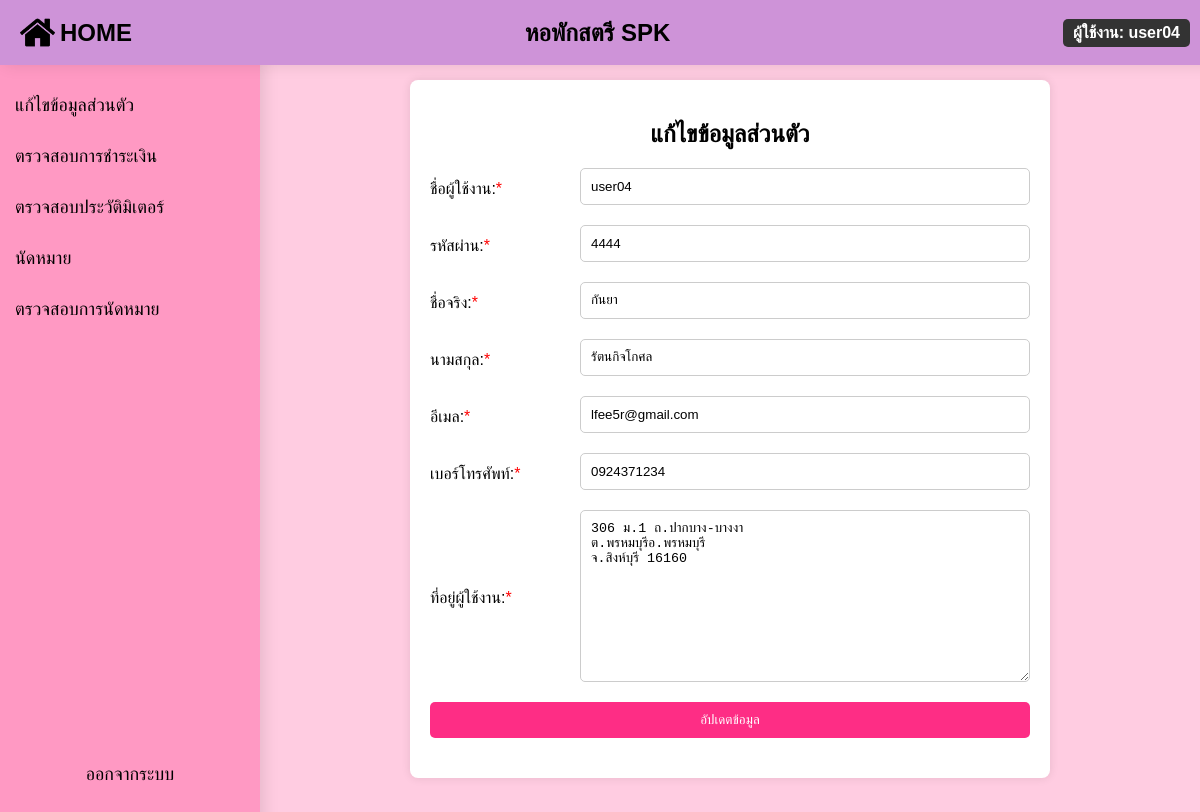
The page /edit_user.php (signed in) on the database its author committed.
### tables this page shows
CREATE TABLE `user` (
  `user_id` varchar(11) NOT NULL,
  `first_name` varchar(50) NOT NULL,
  `last_name` varchar(50) NOT NULL,
  `password` varchar(16) NOT NULL,
  `email` varchar(40) NOT NULL,
  `phone` varchar(10) NOT NULL,
  `user_address` text NOT NULL
);

### edit_user.php (the view, shortened to what this page needs)
<?php
include('condb.php');
$user = null;
$username = $_SESSION['username'];
$sql = "SELECT * FROM user WHERE user_id = ?";
if ($stmt = $conn->prepare($sql)) {
    $stmt->bind_param("s", $username);
    $stmt->execute();
    $result = $stmt->get_result();
    $user = $result->fetch_assoc();
}
?>
<!DOCTYPE html>
<html lang="en">
<head>
</head>
<body>
    <?php include('user_sidebar.php'); ?>
    <div class="content">
        <?php if ($user): ?>
            <form method="post" action="">
            <h2>แก้ไขข้อมูลส่วนตัว</h2>
                <div class="form-group">
                    <label for="username">ชื่อผู้ใช้งาน:<span style="color: red;">*</span></label>
                    <input type="text" id="username" name="username" value="<?php echo $user['user_id']; ?>" readonly>
                </div>
                <div class="form-group">
                    <label for="password">รหัสผ่าน:<span style="color: red;">*</span></label>
                    <input type="text" id="password" name="password" placeholder="รหัสผ่าน" value="<?php echo $user['password']; ?>" required>
                </div>
                <div class="form-group">
                    <label for="first_name">ชื่อจริง:<span style="color: red;">*</span></label>
                    <input type="text" id="first_name" name="first_name" placeholder="ชื่อจริง" value="<?php echo $user['first_name']; ?>" required>
                </div>
                <div class="form-group">
                    <label for="last_name">นามสกุล:<span style="color: red;">*</span></label>
                    <input type="text" id="last_name" name="last_name" placeholder="นามสกุล" value="<?php echo $user['last_name']; ?>" required>
                </div>
                <div class="form-group">
                    <label for="email">อีเมล:<span style="color: red;">*</span></label>
                    <input type="email" id="email" name="email" placeholder="อีเมล" value="<?php echo $user['email']; ?>" required>
                </div>
                <div class="form-group">
                    <label for="phone">เบอร์โทรศัพท์:<span style="color: red;">*</span></label>
                    <input type="text" id="phone" name="phone" placeholder="เบอร์โทรศัพท์" value="<?php echo $user['phone']; ?>" required>
                </div>
                <div class="form-group">
                    <label for="user_address">ที่อยู่ผู้ใช้งาน:<span style="color: red;">*</span></label>
                    <textarea id="user_address" name="user_address" required placeholder="ที่อยู่ผู้ใช้งาน"><?php echo $user['user_address']; ?></textarea>
                </div>
                <input type="submit" value="อัปเดตข้อมูล">
            </form>
        <?php else: ?>
            <p>ไม่พบข้อมูลผู้ใช้งาน</p>
        <?php endif; ?>
    </div>
</body>
</html>

### edit_user.php (style rules this page uses)
body { font-family: Arial, sans-serif; background-color: #f0f0f0; display: flex; justify-content: center; padding: 50px; }
.content { margin-top: 30px; max-width: 100%; background: white; padding: 20px; border-radius: 8px; box-shadow: 0 0 10px rgba(0, 0, 0, 0.1); margin-left: 10%; }
label { display: block; margin: 10px 0 5px; }
form { display: flex; flex-direction: column; align-items: center; }
.form-group { display: flex; align-items: center; margin-bottom: 20px; width: 600px; }
.form-group label { width: 150px; }
textarea { flex-grow: 1; padding: 10px; border: 1px solid #ccc; border-radius: 5px; height: 150px; }
input[type="text"], input[type="password"], input[type="email"], select, textarea { flex-grow: 1; padding: 10px; border: 1px solid #ccc; border-radius: 5px; }
input[type="submit"] { background-color: #fe2d85; color: white; border: none; padding: 10px; border-radius: 5px; cursor: pointer; width: 100%; margin-bottom: 20px; }

### user_sidebar.php (style rules this page uses)
body { margin: 0; font-family: Arial, sans-serif; background-color: #ffcce1; }
.content { margin-left: 260px; padding-top: 80px; padding: 20px; }

### rows shown on the page
user: username "user04", password "4444", first_name "กันยา", last_name "รัตนกิจโกศล", email "lfee5r@gmail.com", phone "0924371234", user_address "306 ม.1 ถ.ปากบาง-บางงา ต.พรหมบุรีอ.พรหมบุรี จ.สิงห์บุรี 16160"

### other values the page prints
$_SESSION['username'] "user04"
